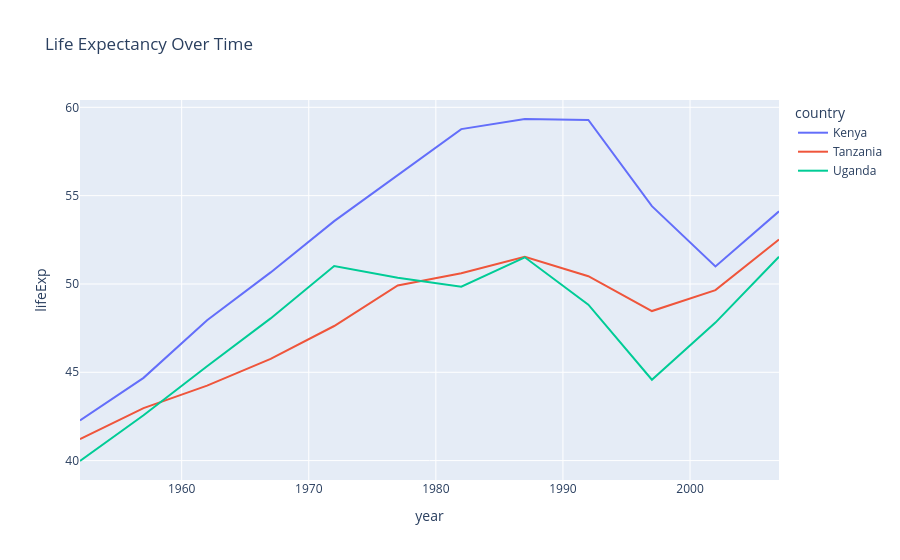

The notebook cell this image was saved under:
### Markdown cell above
- `x='year'`: time on the horizontal axis.
- `y='lifeExp'`: measured outcome (dependent variable).
- `color='country'`: different lines for each country.

### Code cell
df_east_africa = df[df['country'].isin(['Kenya', 'Uganda', 'Tanzania'])]

fig = px.line(df_east_africa, x='year', y='lifeExp', color='country',
              title='Life Expectancy Over Time')
fig.show()

### Figure 1 — Plotly figure (JSON) as saved in the notebook; plotly's stock layout.template omitted (floating-point values rounded to 4 significant figures)
{"data": [{"hovertemplate": "country=Kenya<br>year=%{x}<br>lifeExp=%{y}<extra></extra>", "legendgroup": "Kenya", "line": {"color": "#636efa", "dash": "solid"}, "marker": {"symbol": "circle"}, "mode": "lines", "name": "Kenya", "orientation": "v", "showlegend": true, "type": "scatter", "x": [1952, 1957, 1962, 1967, 1972, 1977, 1982, 1987, 1992, 1997, 2002, 2007], "xaxis": "x", "y": [42.27, 44.69, 47.95, 50.65, 53.56, 56.16, 58.77, 59.34, 59.28, 54.41, 50.99, 54.11], "yaxis": "y"}, {"hovertemplate": "country=Tanzania<br>year=%{x}<br>lifeExp=%{y}<extra></extra>", "legendgroup": "Tanzania", "line": {"color": "#EF553B", "dash": "solid"}, "marker": {"symbol": "circle"}, "mode": "lines", "name": "Tanzania", "orientation": "v", "showlegend": true, "type": "scatter", "x": [1952, 1957, 1962, 1967, 1972, 1977, 1982, 1987, 1992, 1997, 2002, 2007], "xaxis": "x", "y": [41.22, 42.97, 44.25, 45.76, 47.62, 49.92, 50.61, 51.53, 50.44, 48.47, 49.65, 52.52], "yaxis": "y"}, {"hovertemplate": "country=Uganda<br>year=%{x}<br>lifeExp=%{y}<extra></extra>", "legendgroup": "Uganda", "line": {"color": "#00cc96", "dash": "solid"}, "marker": {"symbol": "circle"}, "mode": "lines", "name": "Uganda", "orientation": "v", "showlegend": true, "type": "scatter", "x": [1952, 1957, 1962, 1967, 1972, 1977, 1982, 1987, 1992, 1997, 2002, 2007], "xaxis": "x", "y": [39.98, 42.57, 45.34, 48.05, 51.02, 50.35, 49.85, 51.51, 48.83, 44.58, 47.81, 51.54], "yaxis": "y"}], "layout": {"legend": {"title": {"text": "country"}, "tracegroupgap": 0}, "title": {"text": "Life Expectancy Over Time"}, "xaxis": {"anchor": "y", "domain": [0, 1], "title": {"text": "year"}}, "yaxis": {"anchor": "x", "domain": [0, 1], "title": {"text": "lifeExp"}}}}
